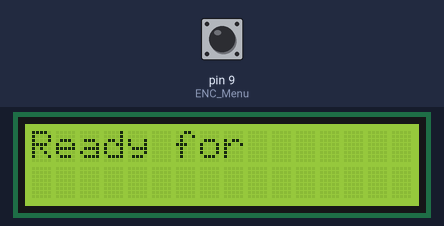
A sketch run on a simulated Arduino Uno, built with avr-gcc and run on an emulated ATmega328P. Parts: 16×2 character LCD. The test bench sets the inputs (shaded band); at power-on: pin 9 (ENC_Menu) HIGH.

Above: at 0.3 s.
At 0.8 s:
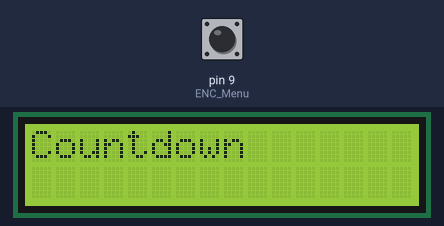
At 1.5 s:
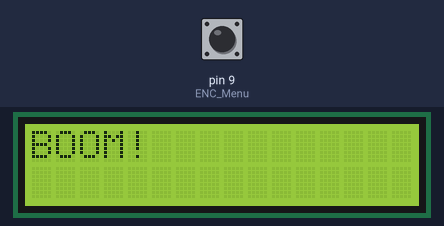

The sketch:

bomb_timer.ino
```cpp
#define ENC_A 6 //these need to be digital input pins
#define ENC_B 7
#define ENC_Menu 9
#include <LiquidCrystal.h>
// initialize the library with the numbers of the interface pins
LiquidCrystal lcd(12, 11, 5, 4, 3, 2);

int menu = 0;
int menuprev = 0;

static unsigned int counter4x = 0;      //the SparkFun encoders jump by 4 states from detent to detent
static unsigned int prevCounter = 0;
static unsigned int counter = 0;
int tmpdata;
int j = 0;

void setup()
{
  /* Setup encoder pins as inputs */
  pinMode(ENC_A, INPUT_PULLUP);
  pinMode(ENC_B, INPUT_PULLUP);
  pinMode(ENC_Menu, INPUT);

  Serial.begin (9600);
  //Serial.println("Start");

   lcd.begin(16, 2);
  // Print a message to the LCD.
  lcd.print("Initializing!");
}

void loop()
{
   menu += digitalRead(ENC_Menu);
   if (menu%3 == 0){
    lcd.clear();
    lcd.print("Set time................");
   }

   if (menu%3 == 1){
    lcd.clear();
    for (int i = 0; i<200; i++){
      delay(50);
      menu += digitalRead(ENC_Menu);
      lcd.clear();
      lcd.print(i);
      if (menu%3 != 1){
        menu = menu-1;
        j = i;
        break;
        }
      }
   }
   if (menu%3 == 2){
    lcd.clear();
    lcd.print("Ready for");
    delay(500);
    lcd.clear();
    lcd.print("Countdown");
    delay(500);
    for (; j > -1; j = j-1){
      delay(200);
      lcd.clear();
      lcd.print(j);
    }
    lcd.clear();
    lcd.print("BOOM!");
    delay(99999999);
   }
  delay(100);
}
```

Measured:
- what the display in image 0 shows lasts 0.5 s, from 0.2 s to 0.7 s
- what the display in image 1 shows lasts 0.7 s, from 0.7 s to 1.4 s
